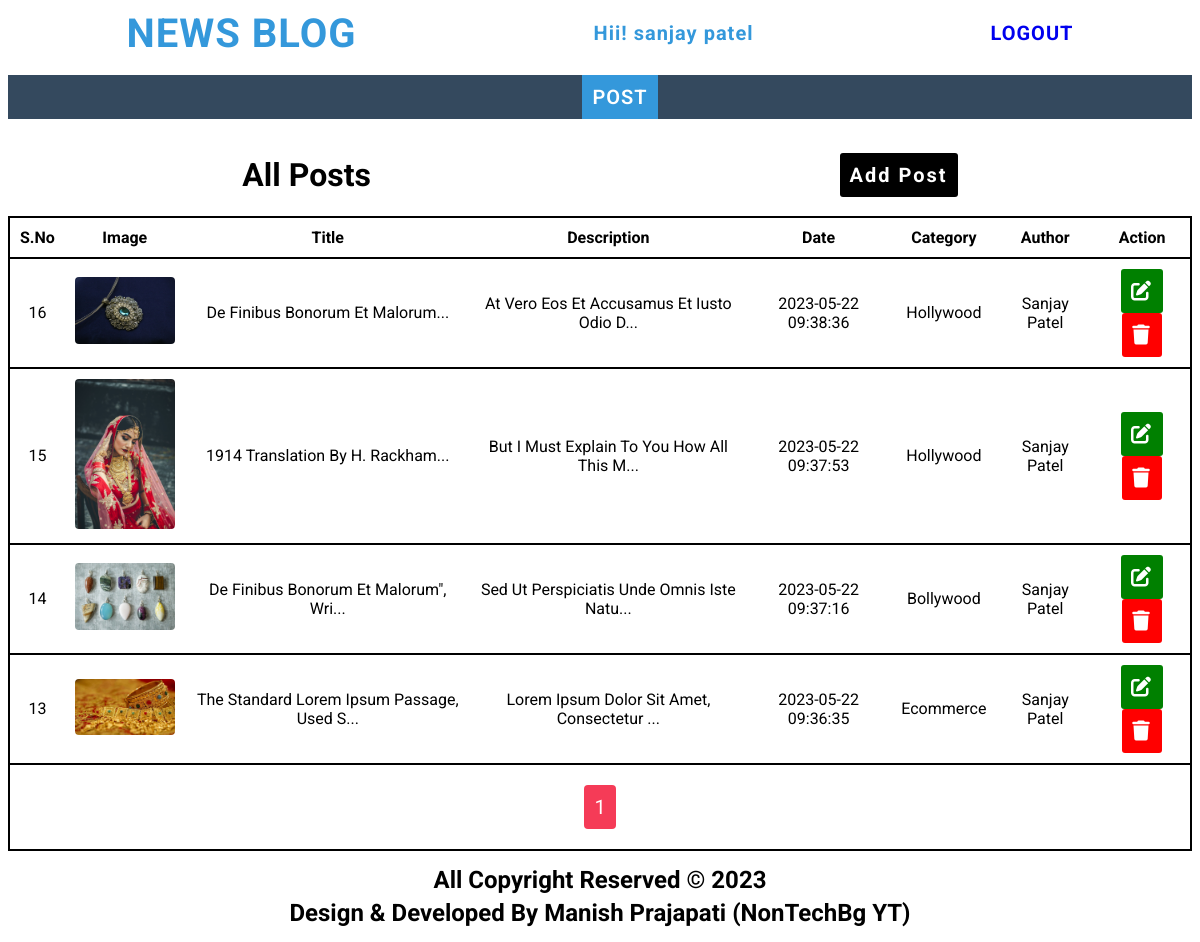
/admin/dashboard.php (signed in), run on the app's committed database.
### tables this page shows
CREATE TABLE `posts` (
  `sr_no` int(11) NOT NULL,
  `image` varchar(200) NOT NULL,
  `title` varchar(400) NOT NULL,
  `description` text NOT NULL,
  `date` datetime NOT NULL,
  `cat` int(5) NOT NULL,
  `author` int(5) NOT NULL
);

CREATE TABLE `category` (
  `sr_no` int(11) NOT NULL,
  `cat_name` varchar(100) NOT NULL,
  `post_under_cat` int(5) NOT NULL DEFAULT 0,
  `date_modify` datetime NOT NULL
);

CREATE TABLE `users` (
  `sr_no` int(11) NOT NULL,
  `fname` varchar(100) NOT NULL,
  `lname` varchar(100) NOT NULL,
  `uname` varchar(100) NOT NULL,
  `password` varchar(100) NOT NULL,
  `role` int(1) NOT NULL,
  `date` datetime NOT NULL
);

### admin/actions/config.php (called while the page is built, shortened)
<?php
    $cur_file = pathinfo($_SERVER['PHP_SELF'],PATHINFO_FILENAME);
?>

### admin/dashboard.php (the view, shortened to what this page needs)
<?php require_once("parts/header.php"); ?>
    <div class="d-flex">
        <h1>All Posts</h1>
        <a href="add_post.php" class="btn-black">add post</a>
    </div>
    <table>
        <thead>
            <tr>
                <th>S.No</th>
                <th>image</th>
                <th>title</th>
                <th>description</th>
                <th>date</th>
                <th>category</th>
                <th>author</th>
                <th>action</th>
            </tr>
        </thead>
        <tbody>
        <?php
            $star = "posts.sr_no as pid, posts.image as image, posts.title as title, posts.description as description, posts.date as pdate, posts.cat as cat, posts.author as author, category.sr_no as cid, category.cat_name as cat_name, users.sr_no as uid, users.fname as fname, users.lname as lname";
            if($_SESSION['role'] == 0){
                $query = "SELECT $star FROM posts JOIN category ON posts.cat = category.sr_no JOIN users ON posts.author = users.sr_no ORDER BY posts.sr_no DESC LIMIT $offset,$global_limit";
            }else{
                $author2 = $_SESSION['sr_no'];
                $query = "SELECT $star FROM posts JOIN category ON posts.cat = category.sr_no JOIN users ON posts.author = users.sr_no WHERE posts.author = $author2 ORDER BY posts.sr_no DESC LIMIT $offset,$global_limit";
            }
            $result = mysqli_query($conn,$query);
            $total_rows = mysqli_num_rows($result);
            if($total_rows > 0){
                while($data = mysqli_fetch_assoc($result)){
                    echo "<tr>
                    <td>{$data['pid']}</td>
                    <td><img src='../images/{$data['image']}' alt='{$data['title']}'></td>
                    <td>".substr($data['title'],0,40)."...</td>
                    <td>".substr($data['description'],0,40)."...</td>
                    <td>{$data['pdate']}</td>
                    <td>{$data['cat_name']}</td>
                    <td>{$data['fname']} {$data['lname']}</td>
                    <td>
                        <a class='btn-green' href='edit_post.php?id={$data['pid']}'><i class='fa-solid fa-pen-to-square'></i></a>
                        <a class='btn-red' href='del_post.php?id={$data['pid']}'><i class='fa-solid fa-trash'></i></a>
                    </td>
                </tr>";
                }
            }else{
                echo "<tr><td colspan='8'>no posts found</td></tr>";
            }
            if($_SESSION['role'] == 0){
                $pagi_query = "SELECT COUNT(*) as total FROM posts JOIN category ON posts.cat = category.sr_no JOIN users ON posts.author = users.sr_no";
            }else{
                $author = $_SESSION['sr_no'];
                $pagi_query = "SELECT COUNT(*) as total FROM posts JOIN category ON posts.cat = category.sr_no JOIN users ON posts.author = users.sr_no WHERE posts.author = $author";
            }
            $result2 = mysqli_query($conn,$pagi_query);
            $info = mysqli_fetch_assoc($result2);
            $total_records = $info['total'];
            $total_pages = ceil($total_records/$global_limit);
        ?>
        </tbody>
        <tfoot>
            <tr>
                <td colspan='8'>
                <div class='pagination'>
                    <?php
                        for($i=1;$i<=$total_pages;$i++){
                            $active = $page == $i ? "active":"";
                            echo "<a href='dashboard.php?page=$i' class='$active'>$i</a>";
                        }
                    ?>
                </div>
                </td>
            </tr>
        </tfoot>
    </table>
<?php require_once("parts/footer.php"); ?>

### admin/parts/header.php (shortened to what this page needs)
<?php
    require_once("actions/config.php");
    if(isset($_GET['page']) && is_numeric($_GET['page'])){
        $page = abs($_GET['page']);
    }else{
        $page = 1;
    }
    $global_limit = 5;
    $offset = ($page - 1)*$global_limit;
?>
<!DOCTYPE html>
<html lang="en">
<head>
    <link rel="stylesheet" href="https://cdnjs.cloudflare.com/ajax/libs/font-awesome/6.4.0/css/all.min.css">
    <link rel="stylesheet" href="color.css">
</head>
<body>
    <div class="logo">
        <a href="index.php">news blog</a>
        <h1>
            <?php
                echo isset($_SESSION["full_name"]) ? "Hii! ".$_SESSION["full_name"]:"pls login";
            ?>
        </h1>
        <a href="logout.php">LOGOUT</a>
    </div>
    <div class="menu">
        <ul>
            <?php
                $tmp_arr = [
                    "dashboard" => "POST",
                    "category" => "CATEGORY",
                    "users" => "USERS"
                ];
                if($_SESSION['role'] == 1){
                    $tmp_arr = ["dashboard" => "POST"];
                }
                foreach($tmp_arr as $key=>$val){
                    $active = $cur_file == $key ? "active":"";
                    echo "<li class='$active'><a href='$key.php'>$val</a></li>";
                }
            ?>
        </ul>
    </div>

### admin/parts/footer.php (shortened to what this page needs)
        <footer>
            <h2>all copyright reserved &copy; 2023</h2>
            <h2>design & developed by manish prajapati (NonTechBg YT)</h2>
        </footer>
    </body>
</html>

### admin/color.css (style rules this page uses)
* { font-family: 'Roboto', sans-serif; list-style-type: none; }
a { text-decoration: none; }
.logo { display: flex; justify-content: space-around; align-items: center; }
.logo a:first-child { display: block; font-size: 40px; text-transform: uppercase; text-align: center; color: #3498db; font-weight: bold; letter-spacing: 1px; }
.logo h1 { color: #3498db; font-size: 20px; letter-spacing: 1px; }
.logo a:last-child { font-size: 20px; font-weight: bold; letter-spacing: 1px; }
.menu { background-color: #34495e; margin: 10px 0; }
.menu ul { display: flex; justify-content: center; align-items: center; }
.menu ul li a { text-transform: capitalize; margin: 0 10px; display: block; font-size: 20px; letter-spacing: 1px; font-weight: 600; color: #fff; padding: 10px; }
.menu ul li a:hover,.menu ul li.active a { background-color: #3498db; }
.login,.btn-black,.btn-green,.btn-red { outline: none; border: none; padding: 10px; text-transform: capitalize; letter-spacing: 2px; color: #fff; background-color: #3498db; border-radius: 3px; cursor: pointer; font-size: 20px; font-weight: bold; }
.btn-black { background-color: black; }
.btn-green { display: inline-block; background-color: green; }
.btn-red { display: inline-block; background-color: red; }
footer { text-transform: capitalize; text-align: center; margin: 15px; }
footer h2 { margin: 5px; }
.d-flex { display: flex; justify-content: space-around; align-items: center; }
table { width: 100%; border: 2px solid black; border-radius: 3px; text-transform: capitalize; text-align: center; border-collapse: collapse; }
table th,table td { padding: 10px; }
table tr { border-bottom: 2px solid black; }
table tr:first-child { border-top: 2px solid black; }
table tr:last-child { border-bottom: none; }
table img { width: 100px; border-radius: 4px; }
.pagination { padding: 20px; margin: 0 auto; }
.pagination a { text-transform: capitalize; font-size: 20px; background-color: #3c40c6; color: #fff; padding: 10px; border-radius: 4px; margin: 0 3px; }
.pagination a.active { background-color: #f53b57; }

### data on the page
posts: sr_no "16", image (picture), title "De Finibus Bonorum Et Malorum", description "At Vero Eos Et Accusamus Et Iusto Odio D", date "2023-05-22 09:38:36", category.cat_name "Hollywood", users.fname "Sanjay", users.lname "Patel"
posts: sr_no "15", image (picture), title "1914 Translation By H. Rackham", description "But I Must Explain To You How All This M", date "2023-05-22 09:37:53", category.cat_name "Hollywood", users.fname "Sanjay", users.lname "Patel"
posts: sr_no "14", image (picture), title "De Finibus Bonorum Et Malorum\", Wri", description "Sed Ut Perspiciatis Unde Omnis Iste Natu", date "2023-05-22 09:37:16", category.cat_name "Bollywood", users.fname "Sanjay", users.lname "Patel"
posts: sr_no "13", image (picture), title "The Standard Lorem Ipsum Passage, Used S", description "Lorem Ipsum Dolor Sit Amet, Consectetur", date "2023-05-22 09:36:35", category.cat_name "Ecommerce", users.fname "Sanjay", users.lname "Patel"

### other printed values
$_SESSION["full_name"] "sanjay patel"
$val "POST"
